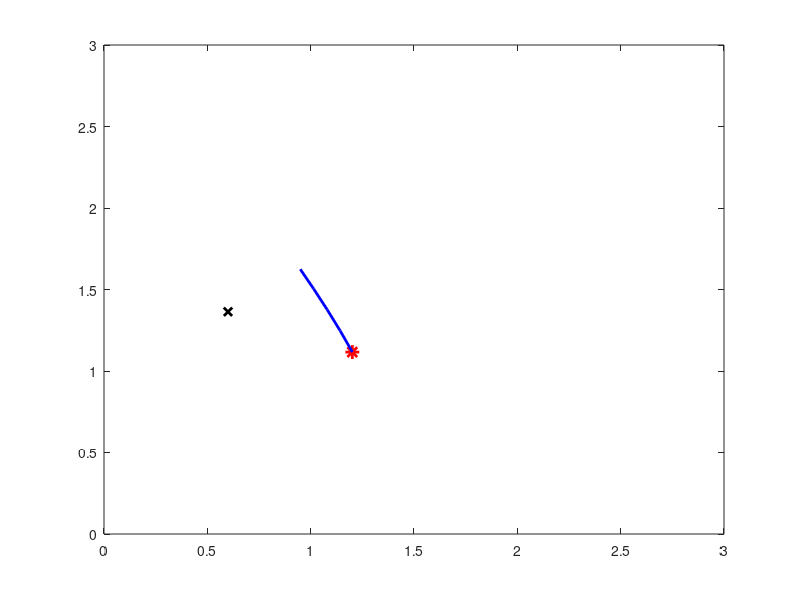

Write the MATLAB code that produced this figure.
%% initialize parameters
b = 0.6;
a = 0.08;
dt = 0.1;
pauseTime = 0.001;
tailLength = 5;
howCloseToFixedPoint = 1; % standard deviation in starting position
%% calculate the dynamics for a system that starts at an arbitrary position
% x0,y0

% setup anonymous functions to calculate the derivatives
ydot = @(x,y) -y*x^2 + b - a*y;
xdot = @(x,y) y*x^2 - x + a*y;

% proceed in one time step using Euler integration
counter  = 1;

xFix = 0.6;
yFix = 0.6/(0.08+0.6^2);

x0 = xFix+randn(1)*howCloseToFixedPoint;
y0 = yFix+randn(1)*howCloseToFixedPoint;
xNew = x0;
yNew = y0;


% setup vectors to hold position of "tail"
tailX = repmat(x0,tailLength,1);
tailY = repmat(y0,tailLength,1);



% start with a blank graph
clf;

% save plotting handle to improve speed and smoothness
pHand = plot(xNew,yNew,'r*','linewidth',2,'markersize',10);
hold on;
tailHand = plot(tailX,tailY,'b','linewidth',2);

% add in a cross at the fixed point
plot(xFix,yFix,'kx','linewidth',2);

% set plotting limits to remain the same
xlim([0,3]);
ylim([0,3]);

% loop over a few frames
while counter < 300
    % calculate the new position
    xNew = xNew + dt*xdot(xNew,yNew);
    yNew = yNew + dt*ydot(xNew,yNew);
    
    % plot the new position
    set(pHand,'xData',xNew,'yData',yNew);
    figure(gcf);pause(pauseTime);
    
    % update the tail coordinates
    tailX = [tailX(2:end);xNew];
    tailY = [tailY(2:end);yNew];
    set(tailHand,'xData',tailX,'yData',tailY);
    
    % move on to the next time step
    counter = counter+1;
end
